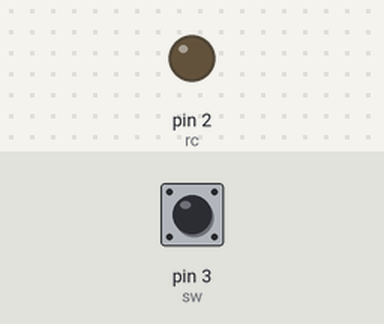
The sketch below on a simulated Arduino Uno, built with avr-gcc and run on an emulated ATmega328P. On the bench: output pins drawn as LEDs (lit = HIGH). Inputs (shaded band) come from the test bench; at power-on: pin 3 (sw) HIGH.

Above: at 1.2 s.
1.3 s: pin 3 (sw) pulled LOW for 0.15 s
At 1.37 s:
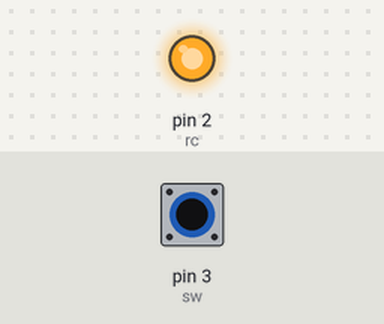
2.9 s: pin 3 (sw) pulled LOW for 3.2 s
At 7.4 s:
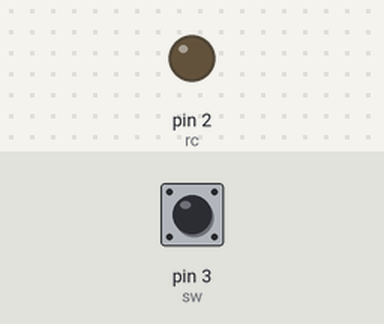
Timing chart, 0 to 8.9 s (numbered marks = the images above; inputs shaded):
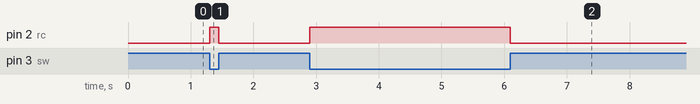

Measured:
- after the input at 1.3 s, pin 2 (rc): LOW → HIGH at once, → LOW 0.15 s later
- after the input at 2.9 s, pin 2 (rc): LOW → HIGH at once, → LOW 3.2 s later

The sketch:

Relay1020.ino
```cpp
#define sw 3
#define rc  2

void setup() {
  // put your setup code here, to run once:
  Serial.begin(9600);
  pinMode(sw, INPUT);
  pinMode(rc, OUTPUT);
}

void loop() {
  if (digitalRead(sw) == LOW) // 스위치를 누른다
  {
    digitalWrite(rc, HIGH); // 릴레이 HIGH -> NO가 활성화
  }
  else
  {
     digitalWrite(rc, LOW); // 릴레이 LOW -> NC가 활성화 (평소상태)
  }

}
```
